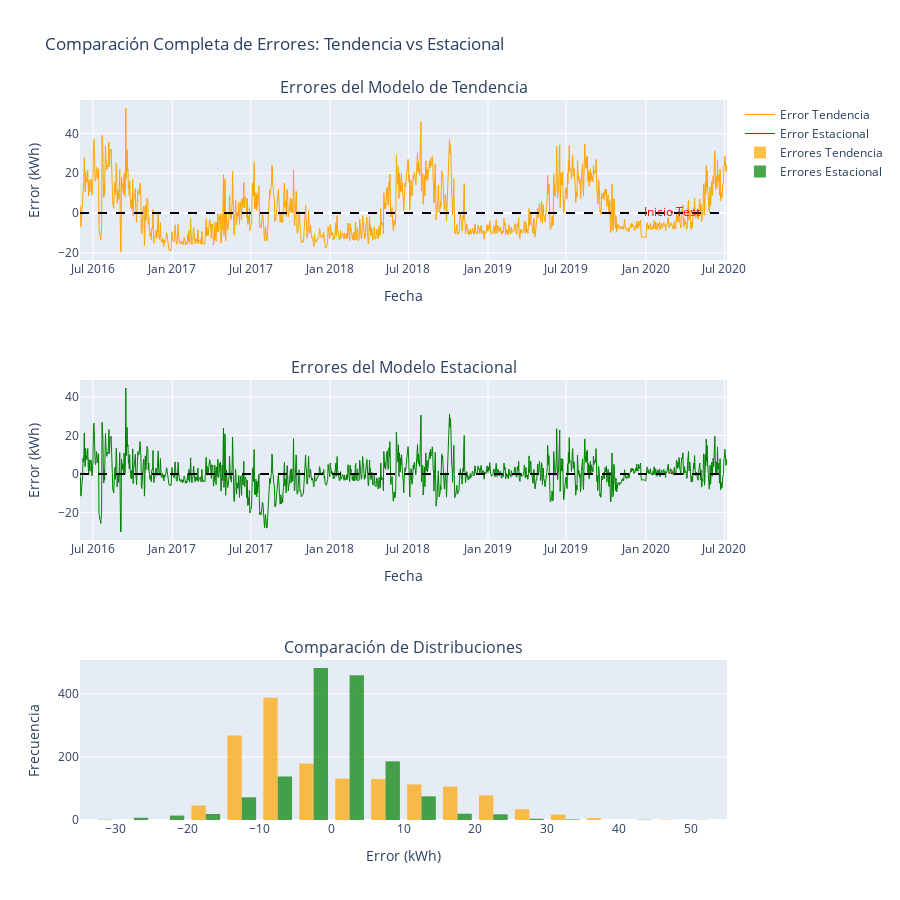

Source (notebook cell):
### Code cell
# 6. Análisis de errores del modelo estacional
print("\n 6. Análisis de errores del modelo estacional ")

# Calcular errores del modelo estacional
error_seasonal_full = pd.concat([y_train, test_data['Energy_kWh']], ignore_index=True) - y_pred_seasonal_full
error_seasonal_train = y_train.values - y_pred_seasonal_train
error_seasonal_test = test_data['Energy_kWh'].values - y_pred_seasonal_test

print(f"Estadísticas de errores del modelo estacional:")
print(f"Error medio entrenamiento: {np.mean(error_seasonal_train):.4f} kWh")
print(f"Error medio prueba: {np.mean(error_seasonal_test):.4f} kWh")
print(f"Desviación estándar error entrenamiento: {np.std(error_seasonal_train):.4f} kWh")
print(f"Desviación estándar error prueba: {np.std(error_seasonal_test):.4f} kWh")

# Comparación de errores entre modelos
print(f"\nComparación de variabilidad de errores:")
print(f"Reducción en std de error (entrenamiento): {((np.std(error_trend_train) - np.std(error_seasonal_train)) / np.std(error_trend_train) * 100):.2f}%")
print(f"Reducción en std de error (prueba): {((np.std(error_trend_test) - np.std(error_seasonal_test)) / np.std(error_trend_test) * 100):.2f}%")

# Gráfico comparativo de errores
fig_comparison = make_subplots(rows=3, cols=1, 
                             subplot_titles=['Errores del Modelo de Tendencia', 
                                           'Errores del Modelo Estacional',
                                           'Comparación de Distribuciones'])

# Errores del modelo de tendencia
fig_comparison.add_trace(
    go.Scatter(x=dates_full, 
               y=error_trend_full,
               mode='lines',
               name='Error Tendencia',
               line=dict(color='orange', width=1)),
    row=1, col=1
)

# Errores del modelo estacional
fig_comparison.add_trace(
    go.Scatter(x=dates_full, 
               y=error_seasonal_full,
               mode='lines',
               name='Error Estacional',
               line=dict(color='green', width=1)),
    row=2, col=1
)

# Líneas de error cero
fig_comparison.add_hline(y=0, line_dash="dash", line_color="black", row=1, col=1)
fig_comparison.add_hline(y=0, line_dash="dash", line_color="black", row=2, col=1)

# Líneas divisorias entre train y test (usando shapes en lugar de add_vline)
test_start_date = '2020-03-01'
for row in [1, 2]:
    fig_comparison.add_shape(
        type="line",
        x0=test_start_date, y0=0,
        x1=test_start_date, y1=1,
        yref="paper",
        line=dict(color="red", width=2, dash="dash"),
        row=row, col=1
    )
    
    # Añadir anotación solo en la primera fila
    if row == 1:
        fig_comparison.add_annotation(
            x=test_start_date,
            y=0.9,
            yref="paper",
            text="Inicio Test",
            showarrow=False,
            font=dict(color="red"),
            row=row, col=1
        )

# Histogramas comparativos
fig_comparison.add_trace(
    go.Histogram(x=error_trend_full, 
                 name='Errores Tendencia',
                 nbinsx=30,
                 marker_color='orange',
                 opacity=0.7),
    row=3, col=1
)

fig_comparison.add_trace(
    go.Histogram(x=error_seasonal_full, 
                 name='Errores Estacional',
                 nbinsx=30,
                 marker_color='green',
                 opacity=0.7),
    row=3, col=1
)

fig_comparison.update_layout(
    title='Comparación Completa de Errores: Tendencia vs Estacional',
    height=900,
    showlegend=True
)

# Actualizar etiquetas de ejes
for row in [1, 2]:
    fig_comparison.update_xaxes(title_text="Fecha", row=row, col=1)
    fig_comparison.update_yaxes(title_text="Error (kWh)", row=row, col=1)

fig_comparison.update_xaxes(title_text="Error (kWh)", row=3, col=1)
fig_comparison.update_yaxes(title_text="Frecuencia", row=3, col=1)

fig_comparison.show()



print(f"\n. Comparación de rendimiento:")
print(f"   - MAE Tendencia (Train/Test): {mae_trend_train:.4f} / {mae_trend_test:.4f}")
print(f"   - MAE Estacional (Train/Test): {mae_seasonal_train:.4f} / {mae_seasonal_test:.4f}")
print(f"   - Mejora relativa: {((mae_trend_test - mae_seasonal_test) / mae_trend_test * 100):.2f}% en test")

print(f"\n. Interpretación de términos de Fourier:")
print(f"   - Los términos cos y sin capturan diferentes aspectos de la estacionalidad")
print(f"   - Período de {P} días permite capturar ciclos anuales")
print(f"   - {n} términos proporcionan suficiente flexibilidad sin sobreajuste")

# Cálculo de métricas adicionales
r2_trend_test = 1 - (np.sum((test_data['Energy_kWh'] - y_pred_trend_test)**2) / 
                     np.sum((test_data['Energy_kWh'] - np.mean(test_data['Energy_kWh']))**2))
r2_seasonal_test = 1 - (np.sum((test_data['Energy_kWh'] - y_pred_seasonal_test)**2) / 
                        np.sum((test_data['Energy_kWh'] - np.mean(test_data['Energy_kWh']))**2))

print(f"\n4. Coeficientes de determinación (R²):")
print(f"   - R² Tendencia (Test): {r2_trend_test:.4f}")
print(f"   - R² Estacional (Test): {r2_seasonal_test:.4f}")
print(f"   - El modelo estacional explica {(r2_seasonal_test * 100):.2f}% de la varianza")

### Figure 1 — Plotly figure (JSON) as saved in the notebook; plotly's stock layout.template omitted (floating-point values rounded to 4 significant figures; data arrays with more than 128 entries replaced by an {"elided": "..."} marker saying what was removed)
{"data": [{"line": {"color": "orange", "width": 1}, "mode": "lines", "name": "Error Tendencia", "type": "scatter", "x": {"elided": "1498 str values"}, "xaxis": "x", "y": {"elided": "1498 float values"}, "yaxis": "y"}, {"line": {"color": "green", "width": 1}, "mode": "lines", "name": "Error Estacional", "type": "scatter", "x": {"elided": "1498 str values"}, "xaxis": "x2", "y": {"elided": "1498 float values"}, "yaxis": "y2"}, {"marker": {"color": "orange"}, "name": "Errores Tendencia", "nbinsx": 30, "opacity": 0.7, "type": "histogram", "x": {"elided": "1498 float values"}, "xaxis": "x3", "yaxis": "y3"}, {"marker": {"color": "green"}, "name": "Errores Estacional", "nbinsx": 30, "opacity": 0.7, "type": "histogram", "x": {"elided": "1498 float values"}, "xaxis": "x3", "yaxis": "y3"}], "layout": {"annotations": [{"font": {"size": 16}, "showarrow": false, "text": "Errores del Modelo de Tendencia", "x": 0.5, "xanchor": "center", "xref": "paper", "y": 1, "yanchor": "bottom", "yref": "paper"}, {"font": {"size": 16}, "showarrow": false, "text": "Errores del Modelo Estacional", "x": 0.5, "xanchor": "center", "xref": "paper", "y": 0.6111, "yanchor": "bottom", "yref": "paper"}, {"font": {"size": 16}, "showarrow": false, "text": "Comparación de Distribuciones", "x": 0.5, "xanchor": "center", "xref": "paper", "y": 0.2222, "yanchor": "bottom", "yref": "paper"}, {"font": {"color": "red"}, "showarrow": false, "text": "Inicio Test", "x": "2020-03-01", "xref": "x", "y": 0.9, "yref": "y"}], "height": 900, "shapes": [{"line": {"color": "black", "dash": "dash"}, "type": "line", "x0": 0, "x1": 1, "xref": "x domain", "y0": 0, "y1": 0, "yref": "y"}, {"line": {"color": "black", "dash": "dash"}, "type": "line", "x0": 0, "x1": 1, "xref": "x2 domain", "y0": 0, "y1": 0, "yref": "y2"}, {"line": {"color": "red", "dash": "dash", "width": 2}, "type": "line", "x0": "2020-03-01", "x1": "2020-03-01", "xref": "x", "y0": 0, "y1": 1, "yref": "y"}, {"line": {"color": "red", "dash": "dash", "width": 2}, "type": "line", "x0": "2020-03-01", "x1": "2020-03-01", "xref": "x2", "y0": 0, "y1": 1, "yref": "y2"}], "showlegend": true, "title": {"text": "Comparación Completa de Errores: Tendencia vs Estacional"}, "xaxis": {"anchor": "y", "domain": [0, 1], "title": {"text": "Fecha"}}, "xaxis2": {"anchor": "y2", "domain": [0, 1], "title": {"text": "Fecha"}}, "xaxis3": {"anchor": "y3", "domain": [0, 1], "title": {"text": "Error (kWh)"}}, "yaxis": {"anchor": "x", "domain": [0.7778, 1], "title": {"text": "Error (kWh)"}}, "yaxis2": {"anchor": "x2", "domain": [0.3889, 0.6111], "title": {"text": "Error (kWh)"}}, "yaxis3": {"anchor": "x3", "domain": [0, 0.2222], "title": {"text": "Frecuencia"}}}}
